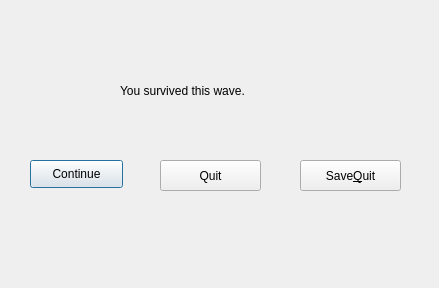
<?xml version="1.0" encoding="UTF-8"?>
<ui version="4.0">
 <class>condialog</class>
 <widget class="QDialog" name="condialog">
  <property name="geometry">
   <rect>
    <x>0</x>
    <y>0</y>
    <width>439</width>
    <height>288</height>
   </rect>
  </property>
  <property name="windowTitle">
   <string>Dialog</string>
  </property>
  <widget class="QLabel" name="label">
   <property name="geometry">
    <rect>
     <x>120</x>
     <y>60</y>
     <width>201</width>
     <height>61</height>
    </rect>
   </property>
   <property name="text">
    <string>You survived this wave.</string>
   </property>
  </widget>
  <widget class="QPushButton" name="pushButton">
   <property name="geometry">
    <rect>
     <x>30</x>
     <y>160</y>
     <width>93</width>
     <height>28</height>
    </rect>
   </property>
   <property name="text">
    <string>Continue</string>
   </property>
  </widget>
  <widget class="QPushButton" name="pushButton_2">
   <property name="geometry">
    <rect>
     <x>160</x>
     <y>160</y>
     <width>101</width>
     <height>31</height>
    </rect>
   </property>
   <property name="text">
    <string>Quit</string>
   </property>
  </widget>
  <widget class="QPushButton" name="pushButton_3">
   <property name="geometry">
    <rect>
     <x>300</x>
     <y>160</y>
     <width>101</width>
     <height>31</height>
    </rect>
   </property>
   <property name="text">
    <string>Save&amp;Quit</string>
   </property>
  </widget>
 </widget>
 <resources/>
 <connections/>
</ui>
